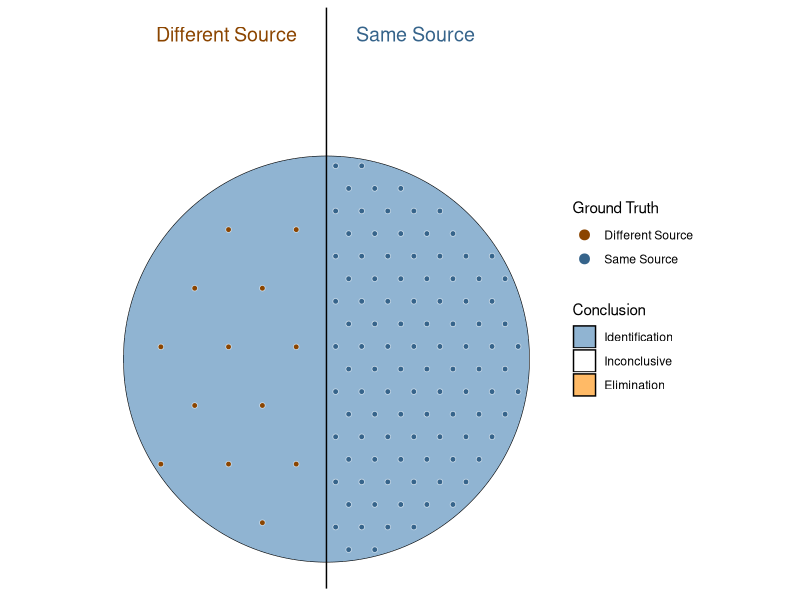

Write R code to recreate this figure.
library(sf)
library(tidyverse)

target_plot <- function(a, b, c, d, e, f) {
  N <- a + b + c + d + e + f
  center_cir <- (a + d)/N
  incon_cir <- (a + d + b + e)/N
  
  center_rad2 <- center_cir/pi
  incon_rad2 <- incon_cir/pi
  
  # get positive coordinates, then flip to get other half of the circle
  xcenter <- seq(-sqrt(center_rad2), sqrt(center_rad2), .001)
  ycenter <- sqrt(round(center_rad2 - xcenter^2, 8))
  xincon <- seq(-sqrt(incon_rad2), sqrt(incon_rad2), .001)
  yincon <- sqrt(round(incon_rad2 - xincon^2, 8))
  
  inner_circle <- cbind(x = c(xcenter, rev(xcenter)), 
                        y = c(ycenter, -rev(ycenter)))
  mid_circle <- cbind(x = c(xincon, rev(xincon)), 
                      y = c(yincon, -rev(yincon)))
  outer_rect <- cbind(x = c(-.5, .5, .5, -.5, -.5), 
                      y = c(.5, .5, -.5, -.5, .5))
  
  ident_sf <- st_polygon(list(inner_circle))
  inconcl_sf <- list(inner_circle, mid_circle) %>% st_multilinestring() %>% st_cast("MULTIPOLYGON") %>% st_make_valid()
  elim_sf <- list(mid_circle, outer_rect) %>% st_multilinestring() %>% st_cast("MULTIPOLYGON") %>% st_make_valid()
  conclusions <- st_sf(
    concl = c("Identification", "Inconclusive", "Elimination"), 
    geometry_concl = list(ident_sf, inconcl_sf, elim_sf))
  
  prop_ss <- (a + b + c)/N
  xint <- 0#-.5+prop_ss
  ground_truth <- st_sf(gt = c("DS", "SS"), 
                        geometry_gt = list(st_polygon(list(cbind(c(-.5, xint, xint, -.5, -.5),
                                                              c(-.5, -.5, .5, .5, -.5)))),
                                        st_polygon(list(cbind(c(xint, .5, .5, xint, xint),
                                                              c(-.5, -.5, .5, .5, -.5))))))
  ideal_props <- tibble(label = c("a", "b", "c", "d", "e", "f"),
                        value = c(a, b, c, d, e, f),
                        prop = value/N,
                        gt = rep(c("SS", "DS"), each = 3),
                        concl = rep(c("Identification", "Inconclusive", "Elimination"), times = 2))
  
  geo_rm_buffer <- function(reg, dist) {
    bf <- st_buffer(reg, dist = -dist)
    st_difference(bf, reg)
  }
  
  frame <- crossing(conclusions, ground_truth) %>%
    mutate(geometry = map2(geometry_concl, geometry_gt, st_intersection)) %>%
    select(-geometry_gt, -geometry_concl) %>%
    mutate(type = paste(gt, concl)) %>%
    left_join(ideal_props) %>%
    st_sf() %>%
    mutate(points = map2(geometry, value, ~st_sample(st_buffer(.x, -.01), .y, type = "hexagonal"))) %>%
    st_sf() %>%
    mutate(concl = factor(concl, levels = c("Identification", "Inconclusive", "Elimination"))) %>%
    mutate(border = factor(concl, labels = c("white", "black", "white")) %>% as.character()) %>%
    mutate(gt = factor(gt, levels = c("DS", "SS"), labels = c("Different Source", "Same Source")))
  
  points <- select(frame, gt, concl, type, border, points) %>% unnest(points) %>%
    st_set_geometry("points")

  ggplot(frame, aes(geometry = geometry, fill = concl)) + 
    geom_sf(alpha = .6, color = "black") + 
    geom_sf(data = filter(points, concl != "Inconclusive"), aes(geometry = points), color = "white", alpha = .5, size = 1.5, legend = F) +
    geom_sf(data = points, aes(geometry = points, color = gt), size = 1) +
    scale_fill_manual("Conclusion", values = c("Identification" = "steelblue", "Inconclusive" = "white", "Elimination" = "darkorange")) + 
    scale_color_manual("Ground Truth", values = c("Same Source" = "steelblue4", "Different Source" = "darkorange4")) +
    geom_vline(xintercept = 0) + 
    annotate(geom = "text", x=-.05, y=.55, label = "Different Source", hjust = 1, size = 5, color = "darkorange4") + 
    annotate(geom = "text", x=.05, y=.55, label = "Same Source", hjust = 0, size = 5, color = "steelblue4") + 
    guides(color = guide_legend(override.aes = list(size = 3)), fill = guide_legend(override.aes = list(shape = NA))) + 
    theme(axis.text = element_blank(), axis.ticks = element_blank(), 
          axis.title = element_blank(), axis.line = element_blank(),
          panel.background = element_rect(fill = "white", color = "white"),
          legend.key = element_rect(fill = "white", color = "white")
          )
}

target_plot(100, 40, 15, 15, 40, 100)
